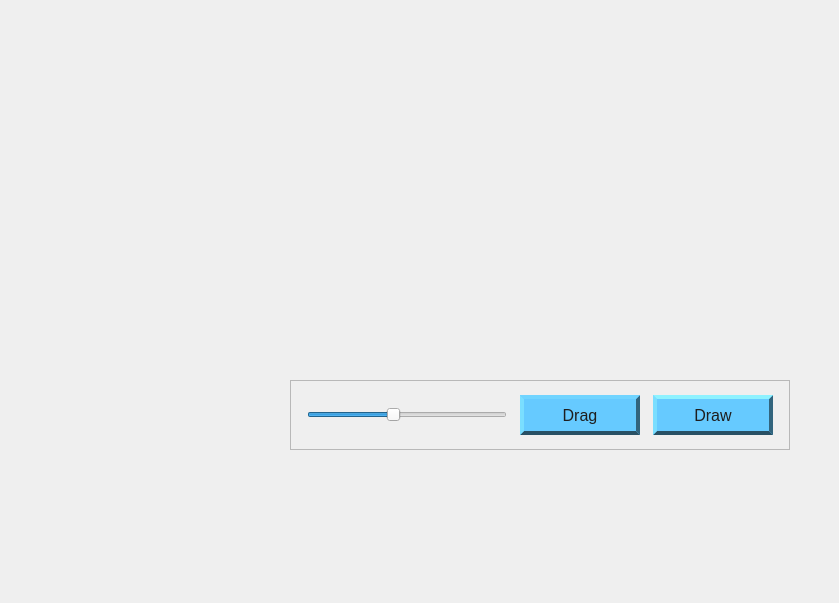
<?xml version="1.0" encoding="UTF-8"?>
<ui version="4.0">
 <class>ButtomButtonsFrame</class>
 <widget class="QFrame" name="ButtomButtonsFrame">
  <property name="geometry">
   <rect>
    <x>0</x>
    <y>0</y>
    <width>839</width>
    <height>603</height>
   </rect>
  </property>
  <property name="minimumSize">
   <size>
    <width>500</width>
    <height>70</height>
   </size>
  </property>
  <property name="maximumSize">
   <size>
    <width>99999</width>
    <height>999999</height>
   </size>
  </property>
  <property name="windowTitle">
   <string>Frame</string>
  </property>
  <widget class="QFrame" name="frame">
   <property name="geometry">
    <rect>
     <x>290</x>
     <y>380</y>
     <width>500</width>
     <height>70</height>
    </rect>
   </property>
   <property name="minimumSize">
    <size>
     <width>500</width>
     <height>70</height>
    </size>
   </property>
   <property name="maximumSize">
    <size>
     <width>500</width>
     <height>70</height>
    </size>
   </property>
   <property name="sizeIncrement">
    <size>
     <width>0</width>
     <height>50</height>
    </size>
   </property>
   <property name="frameShape">
    <enum>QFrame::StyledPanel</enum>
   </property>
   <property name="frameShadow">
    <enum>QFrame::Raised</enum>
   </property>
   <layout class="QHBoxLayout" name="horizontalLayout">
    <item>
     <widget class="QSlider" name="horizontalSliderAlgorithmSpeed">
      <property name="sizePolicy">
       <sizepolicy hsizetype="Fixed" vsizetype="Fixed">
        <horstretch>0</horstretch>
        <verstretch>0</verstretch>
       </sizepolicy>
      </property>
      <property name="minimumSize">
       <size>
        <width>200</width>
        <height>0</height>
       </size>
      </property>
      <property name="minimum">
       <number>1</number>
      </property>
      <property name="maximum">
       <number>15</number>
      </property>
      <property name="value">
       <number>7</number>
      </property>
      <property name="orientation">
       <enum>Qt::Horizontal</enum>
      </property>
     </widget>
    </item>
    <item>
     <widget class="QPushButton" name="pushButtonDrag">
      <property name="minimumSize">
       <size>
        <width>120</width>
        <height>40</height>
       </size>
      </property>
      <property name="maximumSize">
       <size>
        <width>90</width>
        <height>40</height>
       </size>
      </property>
      <property name="font">
       <font>
        <family>Nirmala UI</family>
        <pointsize>12</pointsize>
       </font>
      </property>
      <property name="styleSheet">
       <string notr="true"> QPushButton {
	color: rgb(30, 30, 30); 	
 	border: 4px  solid;	

    background-color: rgb(102, 202, 255);
	border-top-color: rgb(112, 212, 255);
	border-left-color: rgb(122, 222, 255);
	border-right-color: rgb(50, 100, 125);
	border-bottom-color: rgb(40, 80, 100);
 }
</string>
      </property>
      <property name="text">
       <string>Drag</string>
      </property>
     </widget>
    </item>
    <item>
     <widget class="QPushButton" name="pushButtonDraw">
      <property name="minimumSize">
       <size>
        <width>120</width>
        <height>40</height>
       </size>
      </property>
      <property name="maximumSize">
       <size>
        <width>90</width>
        <height>40</height>
       </size>
      </property>
      <property name="font">
       <font>
        <family>Nirmala UI</family>
        <pointsize>12</pointsize>
       </font>
      </property>
      <property name="styleSheet">
       <string notr="true"> QPushButton {
    background-color: rgb(102, 202, 255);
	color: rgb(30, 30, 30);
 	
 	border: 4px  solid;
	border-top-color: rgb(142, 242, 255);
	border-left-color: rgb(122, 222, 255);
	border-right-color: rgb(50, 100, 125);
	border-bottom-color: rgb(40, 80, 100);
 }</string>
      </property>
      <property name="text">
       <string>Draw</string>
      </property>
     </widget>
    </item>
   </layout>
  </widget>
 </widget>
 <resources/>
 <connections/>
</ui>
